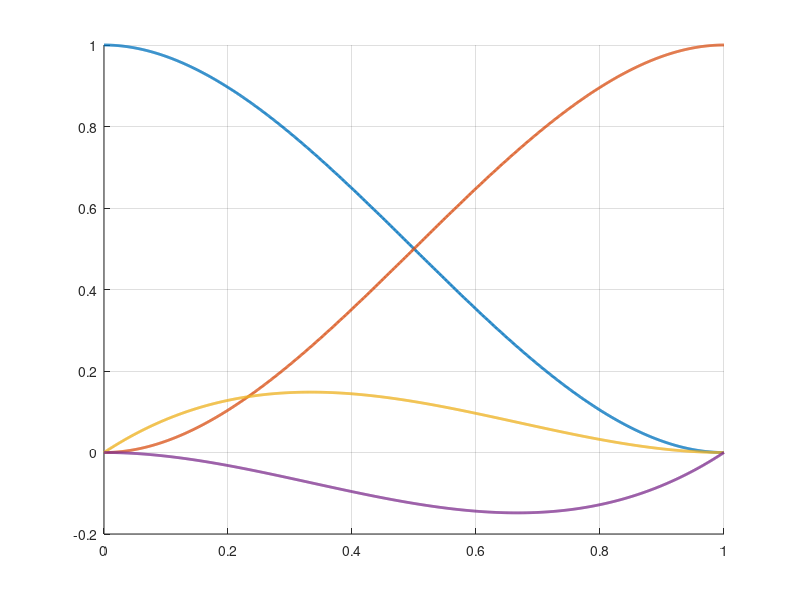

Source code (MATLAB):
u=0:0.001:1;
p1=2*u.^3-3*u.^2+1;
p2=-2*u.^3+3*u.^2;
p3=u.^3-2*u.^2+u;
p4=(u.^3-u.^2);
hold on
plot(u,p1,'linewidth',2.0);
plot(u,p2,'linewidth',2.0);
plot(u,p3,'linewidth',2.0);
plot(u,p4,'linewidth',2.0);
grid on
hold off